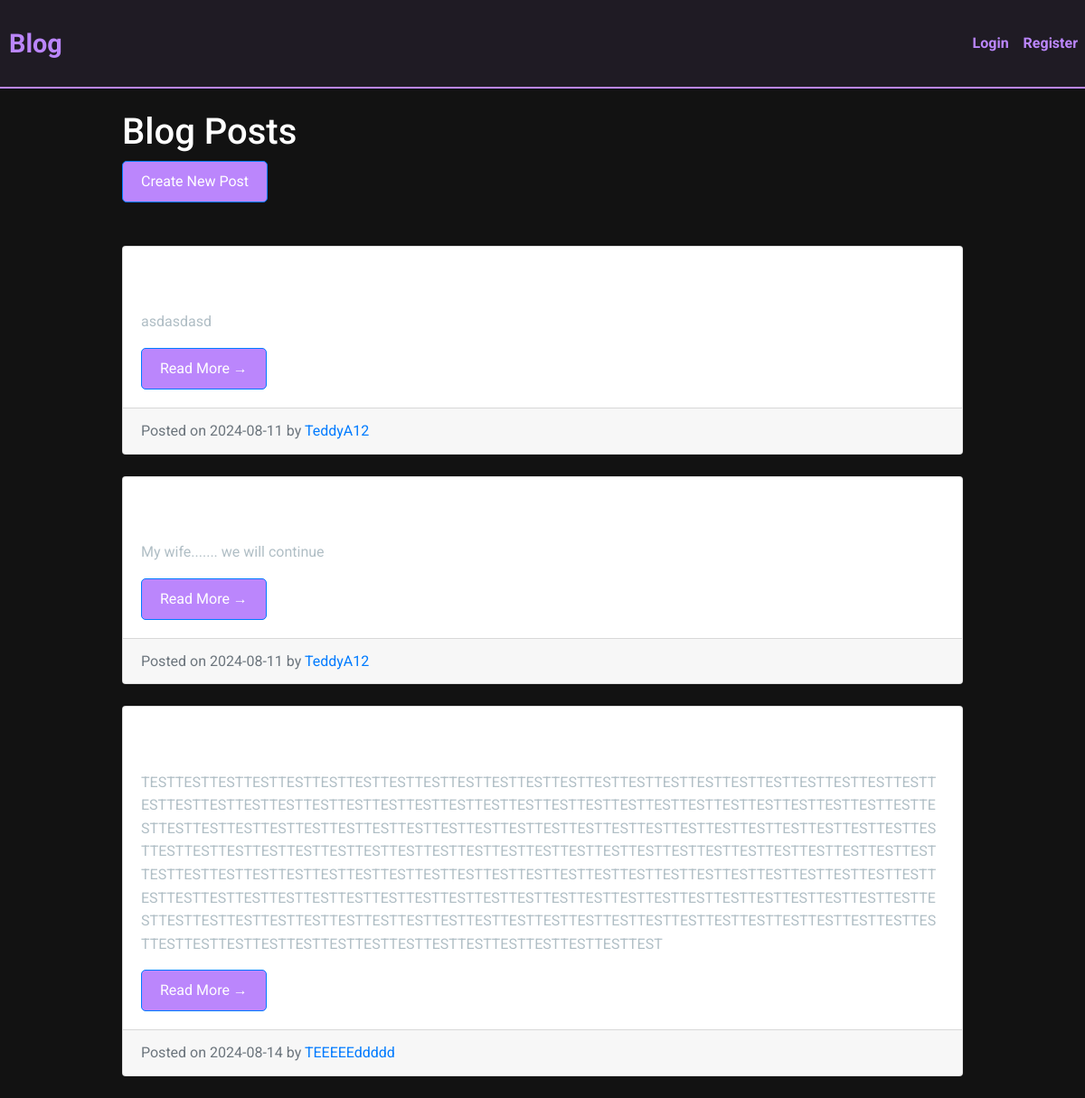
The page /home on the database its author committed.
### model.py (models this page shows, shortened)
class Post(db.Model):  # Inherit from db.Model
    id = db.Column(db.Integer, primary_key=True)  # Primary key column
    title = db.Column(db.String(100), nullable=False)  # Title column, not null
    date_posted = db.Column(db.DateTime, nullable=False, default=datetime.utcnow)  # Date posted column, default value is current time
    content = db.Column(db.Text, nullable=False)  # Content column, not null
    user_id = db.Column(db.Integer, db.ForeignKey('user.id'), nullable=False)  # Foreign key column, references User table

class User(db.Model, UserMixin):  # Inherit from db.Model and UserMixin
    id = db.Column(db.Integer, primary_key=True)  # Primary key column
    username = db.Column(db.String(20), unique=True, nullable=False)  # Username column, must be unique and not null
    email = db.Column(db.String(120), unique=True, nullable=False)  # Email column, must be unique and not null
    image_file = db.Column(db.String(20), nullable=False, default='default.jpg')  # Image file column, default value is 'default.jpg'
    date_joined = db.Column(db.DateTime, nullable=False, default=datetime.utcnow)
    password = db.Column(db.String(60), nullable=False)  # Password column, not null
    posts = db.relationship('Post', backref='author', lazy=True)  # One-to-many relationship with Post
    is_admin = db.Column(db.Boolean, default=False)  # New field

### app.py (the view)
@app.route('/')
@app.route('/home')
def home():
    posts = Post.query.all()  # Retrieve all posts from the database
    return render_template('home.html', posts=posts)

### templates/home.html (shortened to what this page needs)
{% extends "base.html" %}
{% block content %}
<h1 class="mt-4">Blog Posts</h1>
<a class="btn btn-primary mb-4" href="{{ url_for('new_post') }}">Create New Post</a>
{% if posts %}
    <form method="POST" action="">
    {% for post in posts %}
        <div class="card my-4">
            <div class="card-body">
                <h2 class="card-title">{{ post.title }}</h2>
                <p class="card-text">{{ post.content }}</p>
                <a href="{{ url_for('post', post_id=post.id) }}" class="btn btn-primary">Read More &rarr;</a>
            </div>
            <div class="card-footer text-muted">
                Posted on {{ post.date_posted.strftime('%Y-%m-%d') }} by <a href="#">{{ post.author.username }}</a>
            </div>
        </div>
    {% endfor %}
    </form>
{% else %}
    <p>No posts available.</p>
{% endif %}
{% endblock %}

### static/style.css (style rules this page uses)
body { font-family: 'Roboto', sans-serif; background-color: #121212; color: #FFFFFF; margin: 0; padding: 0; line-height: 1.6; }
h1, h2, h3 { color: #FFFFFF; }
p { color: #B0BEC5; }
.btn { display: inline-block; background: #BB86FC; color: #FFFFFF; padding: 10px 20px; border-radius: 5px; text-decoration: none; transition: background 0.3s ease; }
a, button, .btn { transition: all 0.3s ease; }

### rows shown on the page
Post: content "asdasdasd", date_posted "2024-08-11", author.username "TeddyA12"
Post: content "My wife....... we will continue", date_posted "2024-08-11", author.username "TeddyA12"
Post: content "TESTTESTTESTTESTTESTTESTTESTTESTTESTTESTTESTTESTTESTTESTTESTTESTTESTTESTTESTTESTTESTTESTTESTTESTTESTTESTTESTTESTTESTTESTTESTTESTTESTTESTTESTTESTTESTTESTTESTTESTTESTTESTTESTTESTTESTTESTTESTTESTTESTTESTTESTTESTTESTTESTTESTTESTTESTTESTTESTTESTTESTTESTTESTTESTTESTTESTTESTTESTTESTTESTTESTTESTTESTTESTTESTTESTTESTTESTTESTTESTTESTTESTTESTTESTTESTTESTTESTTESTTESTTESTTESTTESTTESTTESTTESTTESTTESTTESTTESTTESTTESTTESTTESTTESTTESTTESTTESTTESTTESTTESTTESTTESTTESTTESTTESTTESTTESTTESTTESTTESTTESTTESTTESTTESTTESTTESTTESTTESTTESTTESTTESTTESTTESTTESTTESTTESTTESTTESTTESTTESTTESTTESTTESTTESTTESTTESTTESTTESTTESTTESTTESTTESTTESTTESTTESTTESTTESTTESTTESTTESTTESTTESTTESTTESTTESTTESTTESTTESTTESTTESTTESTTESTTESTTESTTEST…", date_posted "2024-08-14", author.username "TEEEEEddddd"
